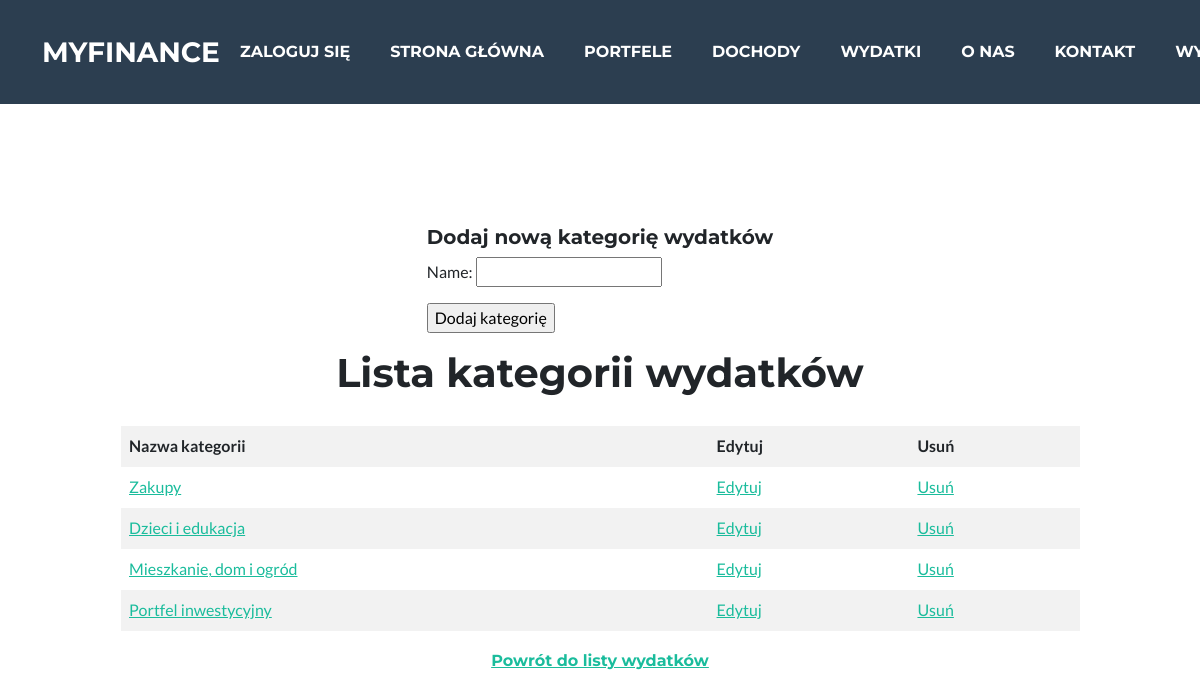
/category_expenses_list/ (signed in), run on the app's committed database.
### MyFinance/models.py (models this page shows, shortened)
class CategoryExpenses(models.Model):
    name = models.CharField(max_length=255)
    user = models.ForeignKey(User, on_delete=models.CASCADE)

### MyFinance/views.py (the view, shortened to what this page needs)
# urls.py: path('category_expenses_list/', views.CategoryExpensesListView.as_view(), name='category_expenses_list'),
class CategoryExpensesListView(LoginRequiredMixin, View):
    template_name = 'category_expenses_list.html'
    def get(self, request, *args, **kwargs):
        form = CategoryExpensesForm()
        categories = CategoryExpenses.objects.filter(
            user=request.user)  # storing all existing expenses categories from database in this variable
        return render(request, self.template_name, {'categories': categories, 'form':form})

### MyFinance/forms.py
class CategoryExpensesForm(forms.ModelForm):
    class Meta:
        model = CategoryExpenses
        fields = ['name']

### MyFinance/templates/category_expenses_list.html (shortened to what this page needs)
{% extends 'base.html' %}
{% block content %}
    <div style="display: flex; flex-direction: column; align-items: center; justify-content: center; min-height: 100vh;">
        <form method="post">
                <h5>Dodaj nową kategorię wydatków</h5>
                {{ form.as_p }}
                <p><input type="submit" value="Dodaj kategorię"></p>
            </form>
        <h1>Lista kategorii wydatków</h1>
        <table>
            <thead>
                <tr>
                    <th>Nazwa kategorii</th>
                    <th>Edytuj</th>
                    <th>Usuń</th>
                </tr>
            </thead>
            <tbody>
                {% for category in categories %}
                    <tr>
                        <td><a href="/detailed_category_expenses_list/{{ category.id }}/">{{ category.name }}</a></td>
                        <td>
                            <a href="/category_expenses_list/{{ category.id }}/edit/">Edytuj</a>
                        </td>
                        <td>
                            <a href="/category_expenses_list/{{ category.id }}/delete/">Usuń</a>
                        </td>
                    </tr>
                {% empty %}
                    <tr>
                        <td colspan="3">Brak dostępnych kategorii.</td>
                    </tr>
                {% endfor %}
            </tbody>
        </table>
        <h6><p><a href="/monthly_expenses_list/">Powrót do listy wydatków</a></p></h6>
    </div>
{% endblock %}

### MyFinance/templates/base.html (style rules this page uses)
body { padding-top: 60px; }

### MyFinance/templates/category_expenses_list.html (style rules this page uses)
table { border-collapse: collapse; width: 80%; margin: 20px auto; }
th, td { padding: 8px; text-align: left; }
th { background-color: #f2f2f2; }
tr:nth-child(even) { background-color: #f2f2f2; }
table, th, td { border: 1px solid transparent; }

### data on the page
CategoryExpenses: name "Zakupy"
CategoryExpenses: name "Dzieci i edukacja"
CategoryExpenses: name "Mieszkanie, dom i ogród"
CategoryExpenses: name "Portfel inwestycyjny"
